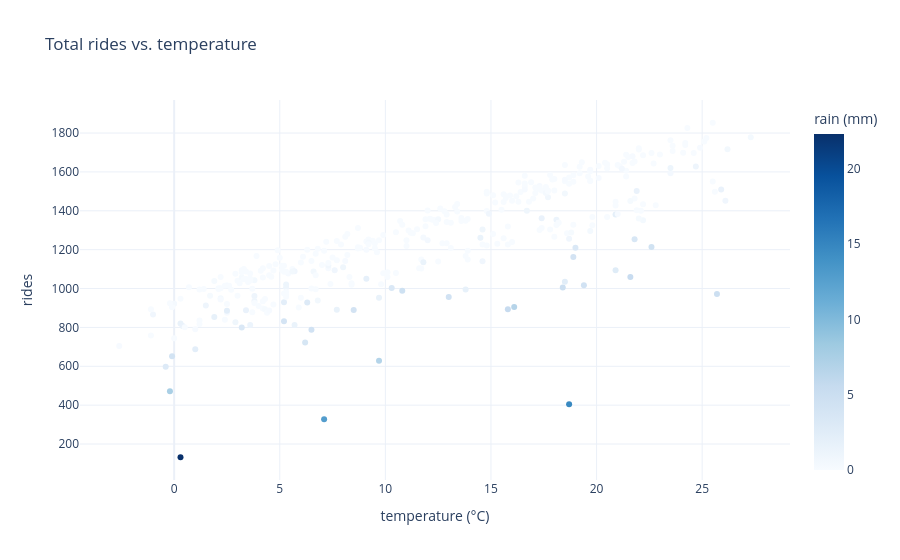

Notebook code cell kept with this figure:
### Code cell
daily = df.groupby("date", as_index=False).agg(
    rides=("rides", "sum"), temp_c=("temp_c", "first"), rain_mm=("rain_mm", "first"))
fig = px.scatter(daily, x="temp_c", y="rides", color="rain_mm", color_continuous_scale="Blues",
                 title="Total rides vs. temperature",
                 labels={"temp_c": "temperature (°C)", "rain_mm": "rain (mm)"})
fig.show()

### Figure 1 — Plotly figure (JSON) as saved in the notebook; plotly's stock layout.template omitted (floating-point values rounded to 4 significant figures; data arrays with more than 128 entries replaced by an {"elided": "..."} marker saying what was removed)
{"data": [{"hovertemplate": "temperature (°C)=%{x}<br>rides=%{y}<br>rain (mm)=%{marker.color}<extra></extra>", "legendgroup": "", "marker": {"color": {"elided": "365 float values"}, "coloraxis": "coloraxis", "symbol": "circle"}, "mode": "markers", "name": "", "orientation": "v", "showlegend": false, "type": "scatter", "x": {"elided": "365 float values"}, "xaxis": "x", "y": {"elided": "365 int values"}, "yaxis": "y"}], "layout": {"coloraxis": {"autocolorscale": false, "colorbar": {"title": {"text": "rain (mm)"}}, "colorscale": [[0.0, "rgb(247,251,255)"], [0.125, "rgb(222,235,247)"], [0.25, "rgb(198,219,239)"], [0.375, "rgb(158,202,225)"], [0.5, "rgb(107,174,214)"], [0.625, "rgb(66,146,198)"], [0.75, "rgb(33,113,181)"], [0.875, "rgb(8,81,156)"], [1.0, "rgb(8,48,107)"]]}, "legend": {"tracegroupgap": 0}, "title": {"text": "Total rides vs. temperature"}, "xaxis": {"anchor": "y", "domain": [0.0, 1.0], "title": {"text": "temperature (°C)"}}, "yaxis": {"anchor": "x", "domain": [0.0, 1.0], "title": {"text": "rides"}}}}
